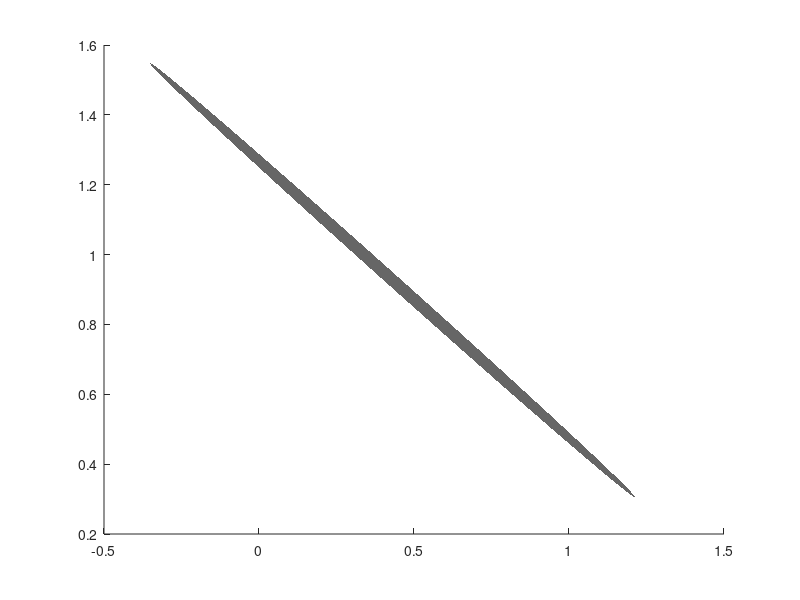

The MATLAB script that drew this image: (Note: this script raises an error after producing the figure.)
clear all;
close all;

x_normal=rand(3,1);
x_orig=rand(3,1);
rad=20;

if size(x_normal,2)>1
    x_normal=x_normal(:);
end
if size(x_orig,2)>1
    x_org=x_orig(:);
end

N=501;
theta=linspace(0,2*pi,N);

bx=x_normal/norm(x_normal);
R=[bx null(bx')];
if det(R) < 0 
    R(:,3)=-R(:,3);
end

fv.vertices=zeros(N+1,3);
fv.faces=zeros(N,3);

fv.vertices(1,:)=x_orig';
for k=1:N
    fv.vertices(k+1,:) = (x_orig + R*[0; cos(theta(k)); sin(theta(k))])';
end

fv.faces(:,1)=ones(N,1);
fv.faces(:,2)=(2:N+1)';
fv.faces(:,3)=[(3:N+1)'; 2];

face_color=[0.4 0.4 0.4];
h_circle=patch(fv);
set([h_circle], ...
    'FaceColor', face_color, ...
    'EdgeColor',       'none',        ...
    'FaceLighting',    'gouraud',     ...
    'AmbientStrength', 0.15);
alpha([h_circle],0.8);
view(3);
